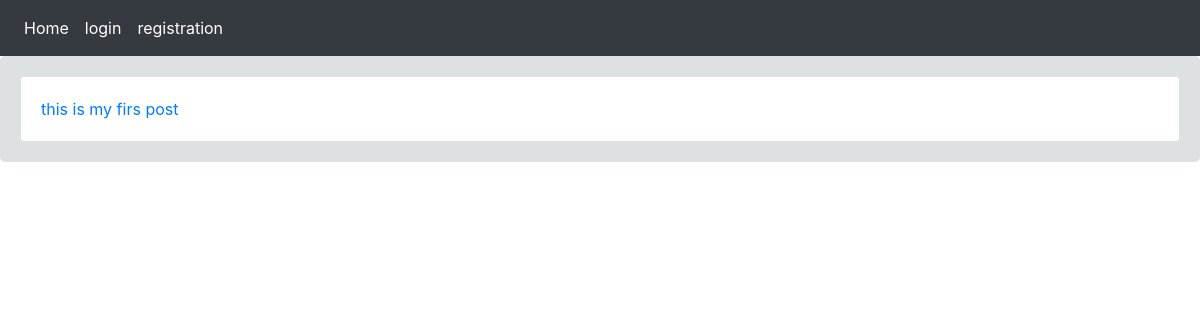
The app's page /, older data.
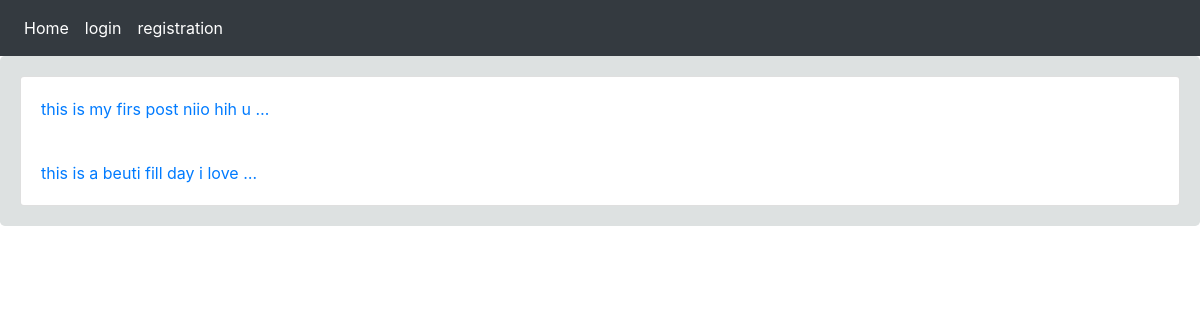
The same page, newer data.
### home/models.py (models this page shows, shortened)
class Post(models.Model):
    user = models.ForeignKey(User, on_delete=models.CASCADE)
    body = models.TextField()
    slug = models.SlugField(unique=True)
    created = models.DateTimeField(auto_now_add=True)
    updated = models.DateTimeField(auto_now=True)

### home/views.py (the view, shortened to what this page needs)
# urls.py: path("", views.HomeView.as_view(), name="home"),
class HomeView(View):
    def get(self, request):
        post = Post.objects.all()
        return render(request,"home/index.html", {"posts":post})

### home/templates/home/index.html (shortened to what this page needs)
{% extends "base.html" %}
{% block content %}
    <div class="card">
	    {% for post in posts %}
            <a href="{% url "home:post_detail" post.id post.slug %}" class="card-body" >{{ post.body|truncatewords:8 }}</a>
	    {% endfor %}
    </div>
{% endblock %}

### templates/base.html (shortened to what this page needs)
<!DOCTYPE html>
<html lang="en">
<head>
    <link rel="stylesheet" href="https://cdn.jsdelivr.net/npm/bootstrap@4.3.1/dist/css/bootstrap.min.css">
</head>
<body>
{% include "inc/navbar.html" %}
    <div class="jumbotron" >
        {% block content %}
        {% endblock %}
    </div>
</body>
</html>

### templates/inc/navbar.html
<nav class="navbar navbar-expand-lg navbar-dark bg-dark">
    <div class="navbar-nav">
        <a class="nav-item nav-link active" href="{% url "home:home" %}" > Home <span class="sr-only">(current)</span></a>
        {% if request.user.is_authenticated %}
            <a class="nav-item nav-link active" href="{% url "account:user_logout" %}" > logout <span class="sr-only">(current)</span></a>
            <a class="nav-item nav-link active" href="{% url "account:user_profile" request.user.id %}" > profile <span class="sr-only">(current)</span></a>
            {% else %}
            <a class="nav-item nav-link active" href="{% url "account:user_login" %}" > login <span class="sr-only">(current)</span></a>
            <a class="nav-item nav-link active" href="{% url "account:user_register" %}" > registration <span class="sr-only">(current)</span></a>
        {% endif %}
    </div>
</nav>

### templates/base.html (style rules this page uses)
.jumbotron { padding: 20px; background-color: #dde1e1; margin-bottom: 20px; }

Row changes from the older to the newer data that the page shows:
changed Post: body "this is my firs post" → "this is my firs post niio hih u …"
added Post: body "this is a beuti fill day i love …"
